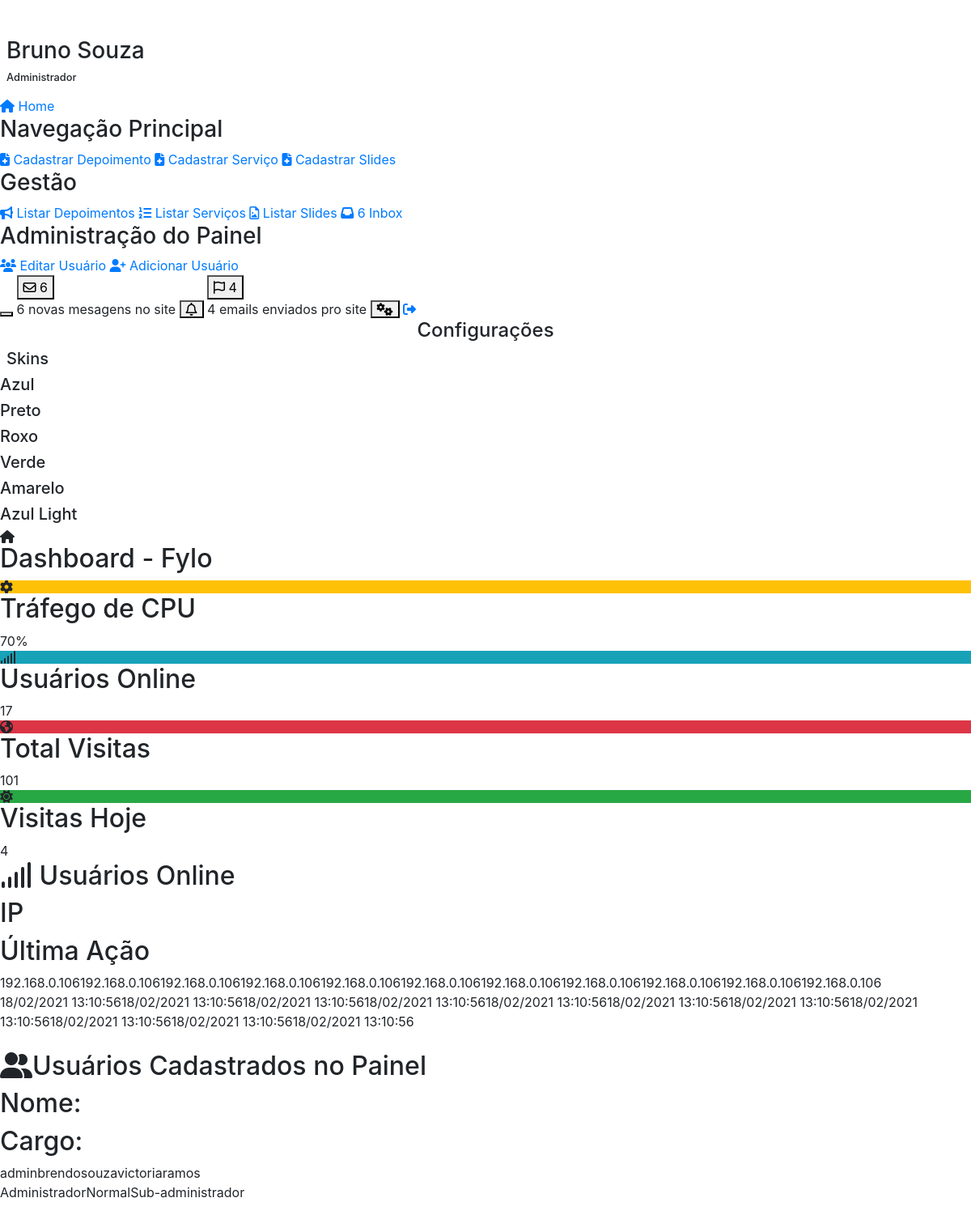
Screenshot of /painel/index.php (signed in) with the database file from the repository.
### classes/MySql.php (called while the page is built)
<?php
    class MySql {
        private static $pdo;
        public static function conectar() {
            if(self::$pdo == null){
				try{
				self::$pdo = new PDO('mysql:host='.HOST.';dbname='.DATABASE,USER,PASSWORD,array(PDO::MYSQL_ATTR_INIT_COMMAND => "SET NAMES utf8"));
				self::$pdo->setAttribute(PDO::ATTR_ERRMODE,PDO::ERRMODE_EXCEPTION);
				}catch(Exception $e){
					echo "<h2>Erro ao conectar</h2>";
				}
			}
			return self::$pdo;
		}
    }
?>

### painel/pages/home.php (the view, shortened to what this page needs)
<?php
    $usersOnline =  Painel::listUsersOnline();
    $totalVisitas = Painel::getVisitsTotal();
    $visitasHoje = Painel::getVisitsToday();
    $loggedUsers = Painel::selectAll('tb_admin.usuarios');
?>
<div class="content-container">
    <div class="title">
        <i class="fas fa-home"></i>
        <h2>Dashboard - Fylo</h2>
    </div>
    <section class="data-site">
        <div class="box">
            <div class="icon bg-warning">
                <i class="fas fa-cog"></i>
            </div>
            <div class="">
                <h2>Tráfego de CPU</h2>
                <div>70%</div>
            </div>
        </div>
        <div class="box">
            <div class="icon bg-info">
                <i class="fas fa-signal"></i>
            </div>
            <div class="">
                <h2>Usuários Online</h2>
                <div><?php echo count($usersOnline) ?></div>
            </div>
        </div>
        <div class="box">
            <div class="icon bg-danger">
                <i class="fas fa-globe-americas"></i>
            </div>
            <div class="">
                <h2>Total Visitas</h2>
                <div><?php echo $totalVisitas?></div>
            </div>
        </div>
        <div class="box">
            <div class="icon bg-success">
                <i class="fas fa-sun"></i>
            </div>
            <div class="">
                <h2>Visitas Hoje</h2>
                <div><?php echo $visitasHoje?></div>
            </div>
        </div>
    </section>
    <section class="home-first">
        <div class="users-online">
            <h2> <i class="fas fa-signal"></i> <span>Usuários Online</span> </h2>
            <div class="table">
                <div class="title">
                    <h2>IP</h2>
                    <h2>Última Ação</h2>
                </div>
                <div class="data-users-online">
                    <div class="ips">
                        <?php
                            foreach ($usersOnline as $key => $value) {
                                echo "<span>".$value['ip']."</span>";
                                if($key == 10) {break;};
                            }
                        ?>
                    </div>
                    <div class="ultima-acao">
                        <?php
                            foreach ($usersOnline as $key => $value) {
                                echo "<span>". date('d/m/Y H:i:s', strtotime($value['last_action']))."</span>";
                                if($key == 10) {break;};
                            }
                        ?>
                    </div>
                </div>
            </div>
        </div>
        <?php if(verifyPermission($_SESSION['office'])) {?>
        <div class="users-online mt-4" id="logged">
            <h2> <i class="fas fa-user-friends"></i><span>Usuários Cadastrados no Painel</span> </h2>
            <div class="table">
                <div class="title">
                    <h2>Nome: </h2>
                    <h2>Cargo: </h2>
                </div>
                <div class="data-users-online">
                    <div class="ips">
                        <?php
                            foreach ($loggedUsers as $key => $value) {
                                echo "<span>".$value['user']."</span>";
                            }
                        ?>
                    </div>
                    <div class="ultima-acao">
                        <?php
                            foreach ($loggedUsers as $key => $value) {
                                echo "<span>". Painel::getOffice($value['office'])."</span>";
                            }
                        ?>
                    </div>
                </div>
            </div>
        </div>
        <?php }?>
    </section>
</div>

### painel/index.php
<?php
    include("../config.php");
    if(!Painel::logado()){
		include('login.php');
		}else{
			include('main.php');
		}
?>

### painel/main.php (shortened to what this page needs)
<?php
    $user = $_SESSION['user'];
    $password = $_SESSION['password'];
    $info = Painel::startSection($user, $password);
    $cargoNum = $info[0]['office'];
    $emails = Painel::selectAll('tb_site.email');
    $_SESSION['office'] = Painel::getOffice($cargoNum);
?>
<!DOCTYPE html>
<html>
<head>
    <link rel="stylesheet" href="https://stackpath.bootstrapcdn.com/bootstrap/4.1.3/css/bootstrap.min.css">
    <link rel="stylesheet" href="https://use.fontawesome.com/releases/v5.3.1/css/all.css">
    <link rel="stylesheet" href="<?php echo INCLUDE_PATH; ?>estilo/font-awesome.min.css">
    <link rel="stylesheet" href="<?php echo INCLUDE_PATH; ?>styles/button.css">
    <link href="<?php echo INCLUDE_PATH_PAINEL ?>css/style.css" rel="stylesheet" />
    <link href="<?php echo INCLUDE_PATH_PAINEL ?>css/dashboard.css" rel="stylesheet" />
<link
  rel="stylesheet"
  href="https://unpkg.com/simplebar@latest/dist/simplebar.css"
/>
<link
  rel="stylesheet" href="https://cdn.jsdelivr.net/npm/simplebar@latest/dist/simplebar.css"
/>
</head>
<body>
    <header class="menu-aside">
        <aside>
            <div class="logo col-12 col-md-3 stick-top">
                <a href="<?php INCLUDE_PATH_PAINEL?>home">
                    <h2 class="ml-2 text-white">Painel</h2>
                </a>
            </div>
        <div class="scroll" data-simplebar>
            <div class="perfil pl-2 mb-3">
                <div class="perfil-data">
                    <h3><?php echo $_SESSION['name'] ?></h3>
                    <h4 style="font-size: 0.8em"><?php echo $_SESSION['office']?></h4>
                </div>
            </div>
            <nav>
                <div class="links">
                <a <?php menuSelected(''); menuSelected('home')?> href="<?php echo INCLUDE_PATH_PAINEL ?>">
                        <i class="fas fa-home"></i>
                        <span>Home</span>
                </a>
                <div class="main-nav">
                    <h3>Navegação Principal</h3>
                </div>
                    <a <?php menuSelected('cadastrar-depoimento')?> href="<?php echo INCLUDE_PATH_PAINEL ?>cadastrar-depoimento">
                        <i class="fas fa-file-medical"></i>
                        <span>Cadastrar Depoimento</span>
                    </a>
                    <a <?php menuSelected('cadastrar-servico')?> href="<?php echo INCLUDE_PATH_PAINEL ?> cadastrar-servico">
                        <i class="fas fa-file-medical"></i>
                        <span>Cadastrar Serviço</span>
                    </a>
                    <a <?php menuSelected('cadastrar-slides')?> href="<?php echo INCLUDE_PATH_PAINEL ?>cadastrar-slides">
                        <i class="fas fa-file-medical"></i>
                        <span>Cadastrar Slides</span>
                    </a>
                    <div class="main-nav">
                        <h3>Gestão</h3>
                    </div>
                    <a <?php menuSelected('listar-depoimentos')?> href="<?php echo INCLUDE_PATH_PAINEL ?>listar-depoimentos">
                        <i class="fas fa-bullhorn"></i>
                        <span>Listar Depoimentos</span>
                    </a>
                    <a <?php menuSelected('listar-servicos')?> href="<?php echo INCLUDE_PATH_PAINEL ?>listar-servicos">
                        <i class="fas fa-list-ol"></i>
                        <span>Listar Serviços</span>
                    </a>
                    <a <?php menuSelected('listar-slides')?> href="<?php echo INCLUDE_PATH_PAINEL ?>listar-slides">
                        <i class="far fa-file-image"></i>
                        <span>Listar Slides</span>
                    </a>
                    <a <?php menuSelected('inbox')?> href="<?php echo INCLUDE_PATH_PAINEL ?>inbox">
                        <i class="fas fa-inbox"></i>
                        <span>
                            <span><?php echo Painel::getMessages('count')?></span>
                            Inbox
                        </span>
                    </a>
                    <div class="main-nav">
                        <h3>Administração do Painel</h3>
                    </div>
                    <a <?php menuSelected('editar-usuario')?> href="<?php echo INCLUDE_PATH_PAINEL ?>editar-usuario">
                        <i class="fas fa-users"></i>
                        <span>Editar Usuário</span>
                    </a>
                    <a <?php menuSelected('adicionar-usuario')?>
                        class="<?php echo verifyPermission($_SESSION['office']) === (true) ? '' : 'd-none' ;?>"
                        href="<?php echo INCLUDE_PATH_PAINEL ?>adicionar-usuario">
                        <i class="fas fa-user-plus"></i>
                        <span>Adicionar Usuário</span>
                    </a>
                </div>
                </nav>
            </div>
        </aside>
    </header>
    <div class="topo">
        <div class="top-bar">
            <button class="nav-painel menu-btn closed" id="blue">
            </button>
            <div class="button d-inline-block">
                <button onclick="window.location = '<?php echo INCLUDE_PATH_PAINEL?>inbox '" class="messages">
                    <i class="far fa-envelope"></i>
                    <span><?php echo Painel::getMessages('count')?></span>
                </button>
                <div class="info">
                    <?php echo Painel::getMessages('count')?> novas mesagens no site
                </div>
            </div>
            <div class="button d-inline-block">
                <button class="notifications">
                    <i class="far fa-bell"></i>
                </button>
            </div>
            <div class="button d-inline-block">
                <button class="tasks">
                    <i class="far fa-flag"></i>
                    <span><?php echo count($emails)?></span>
                </button>
                <div class="info" style="left: -80px">
                    <?php  echo count($emails)?> emails enviados pro site
                </div>
            </div>
            <button class="settings">
                <i class="fas fa-cogs"></i>
            </button>
            <a onclick="localStorage.clear()" class="out" href="<?php echo INCLUDE_PATH_PAINEL?>logout">
                <i class="fas fa-sign-out-alt"></i>
            </a>
        </div>
    </div>
    <div id="config">
        <h4 class="text-center">Configurações</h4>
        <div class="skins">
            <h5 class="ml-2">Skins</h5>
            <div class="boxes">
                <div class="box" id="blue">
                    <h5>Azul</h5>
                </div>
                <div class="box" id="black">
                    <h5>Preto</h5>
                </div>
                <div class="box" id="purple">
                    <h5>Roxo</h5>
                </div>
                <div class="box" id="green">
                    <h5>Verde</h5>
                </div>
                <div class="box" id="yellow">
                    <h5>Amarelo</h5>
                </div>
                <div class="box" id="blueLight">
                    <h5>Azul Light</h5>
                </div>
            </div>
        </div>
    </div>
    <div class="content">
        <?php Painel::loadPage()?>
    </div>
</body>
</html>

### config.php (shortened to what this page needs)
<?php
    function menuSelected($link) {
        $url = explode('/',@$_GET['url'])[0];
        if($url == $link) {
           echo 'class="menu-active"';
        }
    }
    function verifyPermission($office) {
        if($office != null) {
            if ($office === 'Administrador' || $office === 'Sub-administrador') {
                return true;
            } else {
                return false;
            }
        }
    }
?>

### classes/Painel.php (shortened to what this page needs)
<?php
    class Painel {
        public static function logado() {
            return isset($_SESSION['login']) ? true : false;
        }
        public static function startSection($user, $password) {
            $sql = MySql::conectar()->prepare("SELECT * FROM `tb_admin.usuarios` WHERE user = ? AND password = ?");
            $sql->execute([$user, $password]);
            return $sql->fetchAll();
        }
        public static function loadPage() {
            if(isset($_GET['url'])) {
                $urlEx = explode('/', $_GET['url']);
                if(file_exists("pages/".$urlEx[0].".php")) {
                    include("pages/".$urlEx[0].".php");
                } else {
                    self::redirect(INCLUDE_PATH_PAINEL);
                }
            } else {
                include('pages/home.php');
            }
        }
        public static function selectAll($tableName, $start = null, $end = null) {
            if($start == null && $end == null)
                $sql = MySql::conectar()->prepare("SELECT * FROM `$tableName`");
            else
                $sql = MySql::conectar()->prepare("SELECT * FROM `$tableName` LIMIT $start,$end");
            $sql->execute();
            return $sql->fetchAll();
        }
        public static function listUsersOnline() {
            $sql = MySql::conectar()->prepare("SELECT * FROM `tb_admin.online`");
            $sql->execute();
            return $sql->fetchAll();
        }
        private static function clearUsersOnline() {
            $date = date('Y-m-d H:i:s');
        }
        public static function getVisitsTotal() {
            $sql = MySql::conectar()->prepare("SELECT * FROM `tb_admin.visitas`");
            $sql->execute();
            return $sql->rowCount();
        }
        public static function getVisitsToday() {
            $sql = MySql::conectar()->prepare("SELECT * FROM `tb_admin.visitas` WHERE day = ?");
            $sql->execute([date('Y-m-d')]);
            return $sql->rowCount();
        }
        public static function getOffice ($cargoNum) {
            if($cargoNum != null) {
                $sqlOffice = MySql::conectar()->prepare("SELECT * FROM `tb_admin.offices` WHERE numberOffice = ?");
                $sqlOffice->execute([$cargoNum]);
                $info = $sqlOffice->fetchAll();
                return $info[0]['name'];
            }
        }
        public static function getMessages ($param) {
            $sql = MySql::conectar()->prepare("SELECT * FROM `tb_site.contact` ORDER BY id desc");
            $sql->execute();
            if($param == 'count') {
                return $sql->rowCount();
            } else if ($param == 'Allmessages') {
                $info = $sql->fetchAll();
                return $info;
            }
        }
    }
?>

### rows the page displays
tb_admin.online: ip "192.168.0.106", last_action "18/02/2021 13:10:56"
tb_admin.online: ip "192.168.0.106", last_action "18/02/2021 13:10:56"
tb_admin.online: ip "192.168.0.106", last_action "18/02/2021 13:10:56"
tb_admin.online: ip "192.168.0.106", last_action "18/02/2021 13:10:56"
tb_admin.online: ip "192.168.0.106", last_action "18/02/2021 13:10:56"
tb_admin.online: ip "192.168.0.106", last_action "18/02/2021 13:10:56"
tb_admin.online: ip "192.168.0.106", last_action "18/02/2021 13:10:56"
tb_admin.online: ip "192.168.0.106", last_action "18/02/2021 13:10:56"
tb_admin.online: ip "192.168.0.106", last_action "18/02/2021 13:10:56"
tb_admin.online: ip "192.168.0.106", last_action "18/02/2021 13:10:56"
tb_admin.online: ip "192.168.0.106", last_action "18/02/2021 13:10:56"
tb_admin.usuarios: user "admin", office.name "Administrador"
tb_admin.usuarios: user "brendosouza", office.name "Normal"
tb_admin.usuarios: user "victoriaramos", office.name "Sub-administrador"

### other values shown
$_SESSION['name'] "Bruno Souza"
$_SESSION['office'] "Administrador"
Painel::getMessages('count') "6"
count($emails) "4"
count($usersOnline) "17"
$totalVisitas "101"
$visitasHoje "4"
